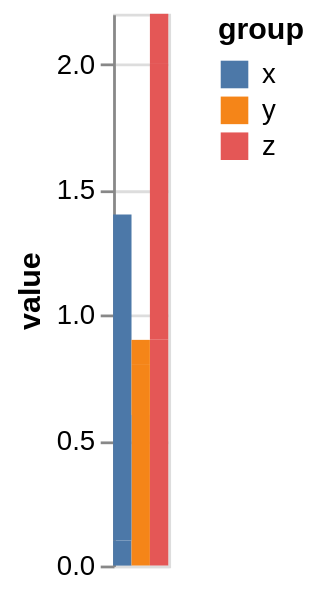

Describe this chart as a Vega-Lite specification.
### Vega specification from a JSON file in a GitHub repository (floating-point values rounded to 4 significant figures)
{"$schema": "https://vega.github.io/schema/vega/v5.json", "description": "xOffset without x", "background": "white", "padding": 5, "width": 20, "height": 200, "style": "cell", "data": [{"name": "source_0", "values": [{"category": "A", "group": "x", "value": 0.1}, {"category": "A", "group": "y", "value": 0.6}, {"category": "A", "group": "z", "value": 0.9}, {"category": "B", "group": "x", "value": 0.7}, {"category": "B", "group": "y", "value": 0.2}, {"category": "B", "group": "z", "value": 1.1}, {"category": "C", "group": "x", "value": 0.6}, {"category": "C", "group": "y", "value": 0.1}, {"category": "C", "group": "z", "value": 0.2}]}, {"name": "data_0", "source": "source_0", "transform": [{"type": "stack", "groupby": ["group"], "field": "value", "sort": {"field": [], "order": []}, "as": ["value_start", "value_end"], "offset": "zero"}, {"type": "filter", "expr": "isValid(datum[\"value\"]) && isFinite(+datum[\"value\"])"}]}], "marks": [{"name": "marks", "type": "rect", "style": ["bar"], "from": {"data": "data_0"}, "encode": {"update": {"fill": {"scale": "color", "field": "group"}, "ariaRoleDescription": {"value": "bar"}, "description": {"signal": "\"value: \" + (format(datum[\"value\"], \"\")) + \"; group: \" + (isValid(datum[\"group\"]) ? datum[\"group\"] : \"\"+datum[\"group\"])"}, "x": {"signal": "width", "mult": 0.5, "offset": {"scale": "xOffset", "field": "group"}}, "width": {"signal": "max(0.25, bandwidth('xOffset'))"}, "y": {"scale": "y", "field": "value_end"}, "y2": {"scale": "y", "field": "value_start"}}}}], "scales": [{"name": "y", "type": "linear", "domain": {"data": "data_0", "fields": ["value_start", "value_end"]}, "range": [{"signal": "height"}, 0], "nice": true, "zero": true}, {"name": "xOffset", "type": "band", "domain": {"data": "data_0", "field": "group", "sort": true}, "range": [{"signal": "-width/2"}, {"signal": "width/2"}]}, {"name": "color", "type": "ordinal", "domain": {"data": "data_0", "field": "group", "sort": true}, "range": "category"}], "axes": [{"scale": "y", "orient": "left", "grid": true, "tickCount": {"signal": "ceil(height/40)"}, "domain": false, "labels": false, "aria": false, "maxExtent": 0, "minExtent": 0, "ticks": false, "zindex": 0}, {"scale": "y", "orient": "left", "grid": false, "title": "value", "labelOverlap": true, "tickCount": {"signal": "ceil(height/40)"}, "zindex": 0}], "legends": [{"fill": "color", "symbolType": "square", "title": "group"}]}
